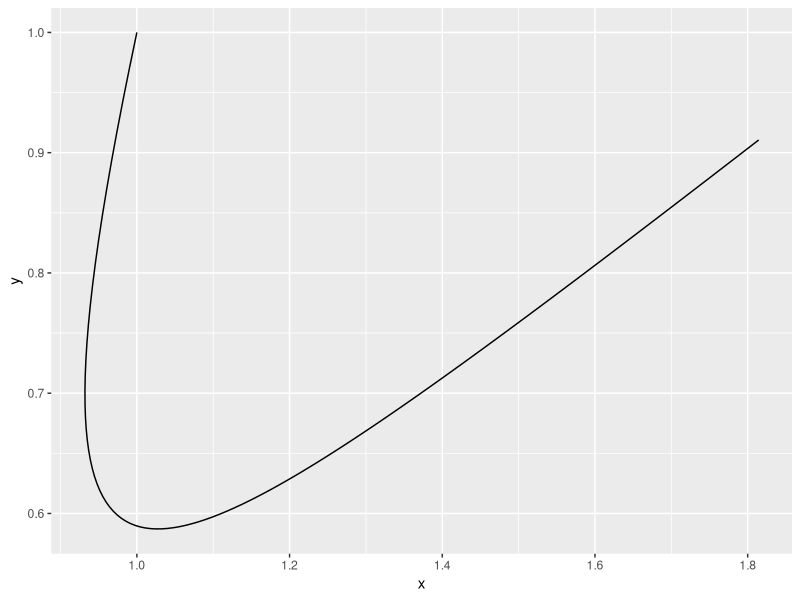

Source code (R):
## ---- chunk 1
library(tidyverse)
## ---- chunk 2
# tries to diagonalize. returns false if there's an error
is_diagonalizable = function(M, tol = 1e-10) {
  p = eigen(M)$vectors
  d = diag(eigen(M)$values)
  possibly(~ norm(p %*% d %*% solve(p) - M) < tol, FALSE)()
}

ex1 = matrix(c(1, 1, 1, 0), byrow = TRUE, nrow = 2) # diag
ex1
ex2 = matrix(c(1, 0, 1, 1), byrow = TRUE, nrow = 2) # non diag
ex2

## ---- chunk 3
exp_diagonalizable = function(M) {
  p = eigen(M)$vectors
  d = diag(exp(eigen(M)$values))
  p %*% d %*% solve(p)
}

exp_diagonalizable(ex1)

## ---- chunk 4
# really naïve implementation of matrix powers
powm = function(M, n) {
  if (n == 0)
    diag(rep(1, nrow(M)))
  else
    map(1:n, ~ M) %>% reduce(`%*%`)
}

# produces the fibonnaci sequence
map_dbl(0:10, ~ powm(ex1, .)[1, 1])

exp_taylor = function(M, steps = 15) {
  map(0:steps, ~ powm(M, .)/factorial(.)) %>% reduce(`+`)
}

exp_taylor(ex2)
## ---- chunk 5
expm = function(M, steps = 15) {
  if (is_diagonalizable(M))
    exp_diagonalizable(M)
  else
    exp_taylor(M)
}

solve_init_problem = function(A, y0) {
  function(t) as.vector(expm(A*t) %*% y0)
}
## ---- chunk 6
A = matrix(c(3, -4, 4, -7), byrow = TRUE, nrow = 2)
f = solve_init_problem(A, c(1, 1))

tb = seq(0, 1, by = 0.01) %>%
  map_dfr(function(t) {u = f(t); data.frame(x = u[1], y = u[2])})

ggplot(tb, aes(x = x, y = y)) + geom_path()

